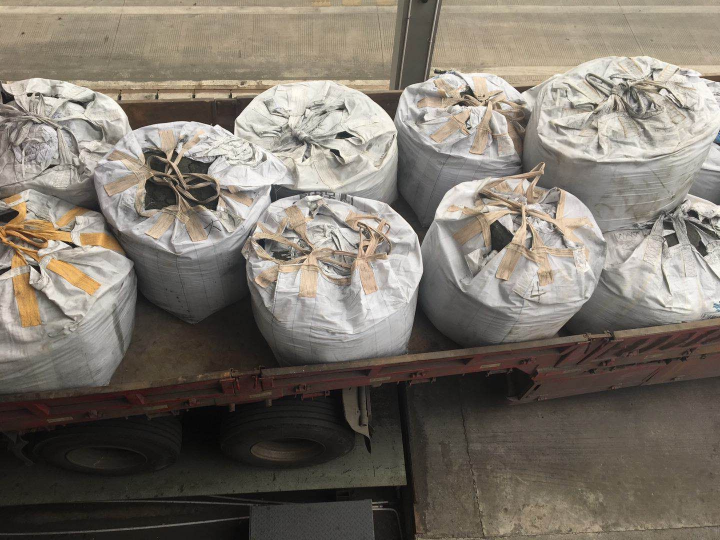
#> input picture find center and mark it/img2.jpg, 1440 x 1080 px (shown at 1/2 size)
$ python 'find center .py'   (older library calls are emulated)
#> lines starting #> are read from the running program, lines starting #| are printed output that depends on the picture; after the words box and inside, x2 and y2 are one past the last pixel; in counts of white or black regions, pixels touching at a corner belong together
#> further down, img is the input picture: shape (1080, 1440, 3); mean B, G, R 107.6, 117.3, 124.5
# -*- coding: utf-8 -*-
"""
Created on Mon Apr 29 20:41:26 2019

@author: dell
"""

# [39 lines of commented-out code are left out]

import numpy as np
import cv2
from matplotlib import pyplot as plt
def ROI(img,points):
    mask=np.zeros(img.shape,np.uint8)
    if img.shape[-1]>2:
        channel_count=img.shape[-1]
#> channel_count = 3
        ignore_mask_color=(255,)*channel_count#白色（255，255，255）
#> ignore_mask_color = (255, 255, 255)
    else:
        ignore_mask_color=255
    cv2.fillPoly(mask,points,ignore_mask_color)
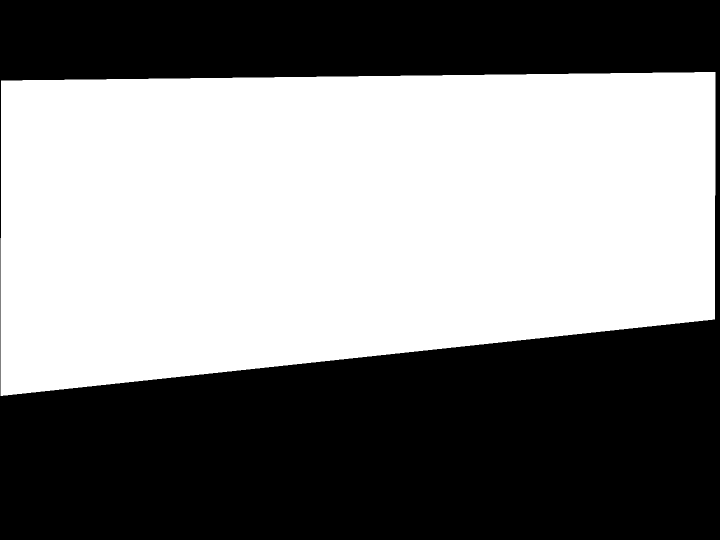
#> mask: shape (1080, 1440, 3) (shown at 1/2 size); 51.7% white; 1 black region, box (x1, y1, x2, y2) and area: (0, 0, 1440, 1080) 750741
    mask_img=cv2.bitwise_and(img,mask)
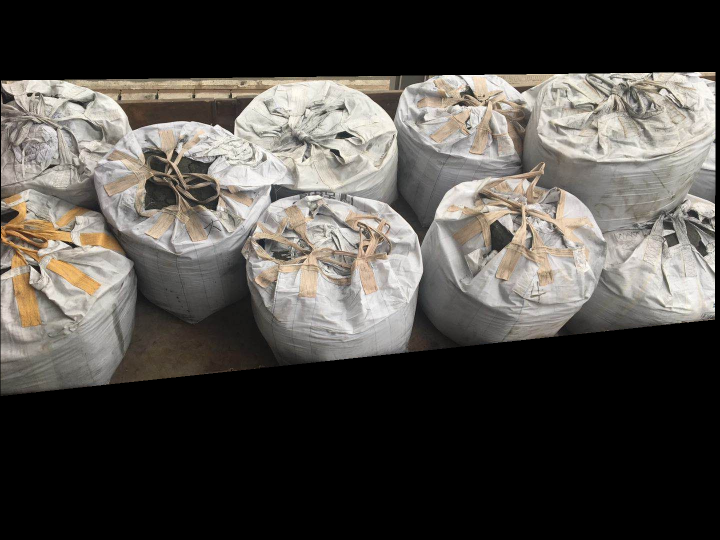
#> mask_img: shape (1080, 1440, 3) (shown at 1/2 size); mean B, G, R 72.3, 76.8, 79.9
    return mask_img
#img=cv2.imread('img.jpg')
img=cv2.imread("img2.jpg")
# [8 lines of commented-out code are left out]
points=np.array([[(2,161),(1430,144),(1429,638),(1,791)]])#img2

mask_img=ROI(img,points)
#cv2.imshow('ROI',mask_img)
#cv2.waitKey(0)
#cv2.destroyAllWindows()
img_1=cv2.pyrMeanShiftFiltering(mask_img,20,80)
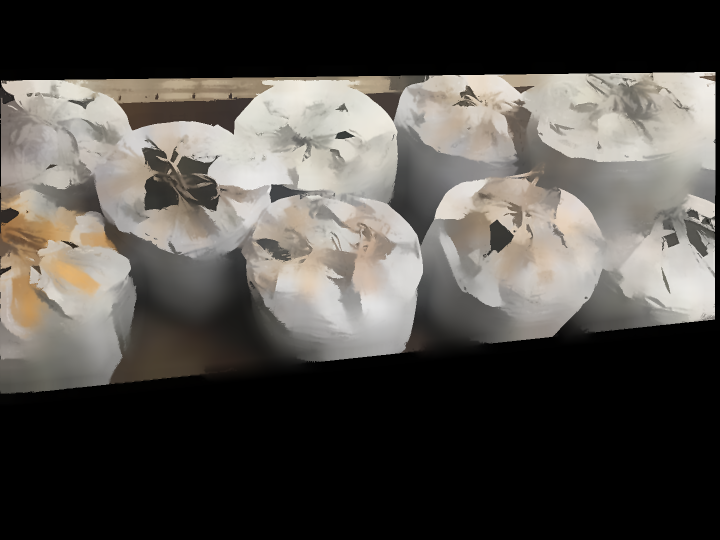
#> img_1: shape (1080, 1440, 3) (shown at 1/2 size); mean B, G, R 73.1, 77.6, 80.9
gray=cv2.cvtColor(img_1,cv2.COLOR_BGR2GRAY)
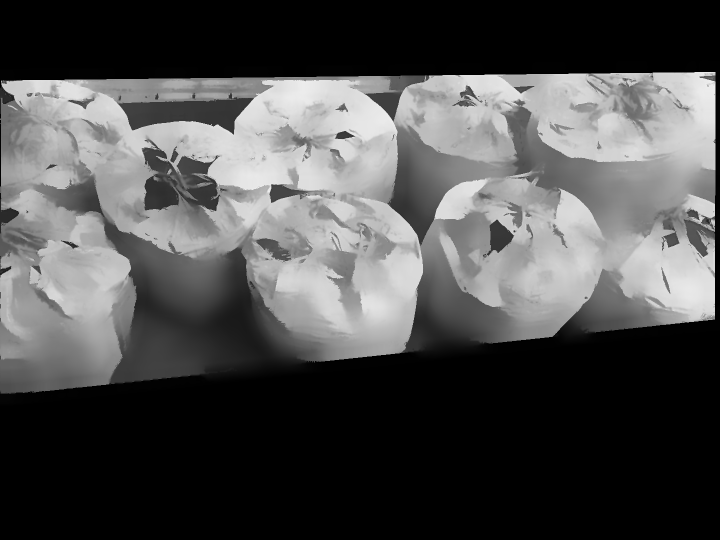
#> gray: shape (1080, 1440) (shown at 1/2 size); min 0, max 238, mean 78.1
ret,thresh=cv2.threshold(gray,0,255,cv2.THRESH_BINARY+cv2.THRESH_OTSU)
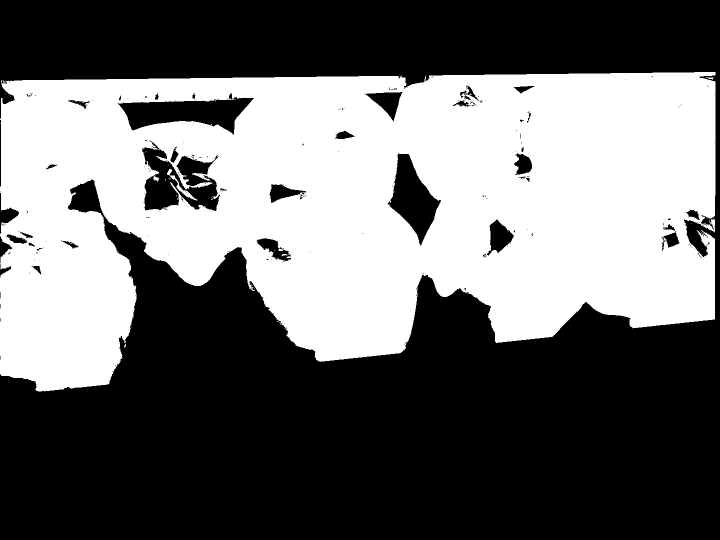
#> thresh: shape (1080, 1440) (shown at 1/2 size); 42.3% white; 58 white regions (54 under 20 px), largest, box (x1, y1, x2, y2) and area: (0, 144, 1431, 783) 657940, (334, 338, 395, 401) 478, (1411, 155, 1428, 160) 37, (563, 508, 575, 512) 30
#> ret = 90
cv2.imshow('thresh',thresh)
# [8 lines of commented-out code are left out]

$ run again, with find center and mark it/img.jpg copied over find center and mark it/img2.jpg
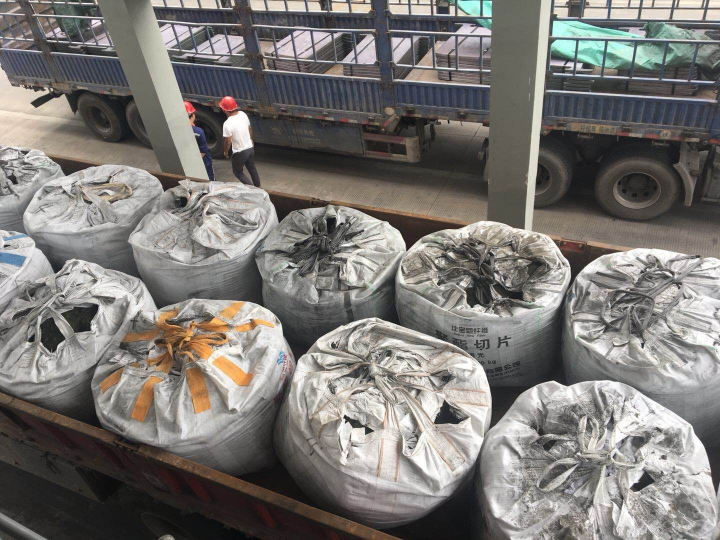
#> input picture find center and mark it/img.jpg, 1440 x 1080 px (shown at 1/2 size)
#> img is the input picture: shape (1080, 1440, 3); mean B, G, R 116.2, 119.6, 122.6
#> mask: shape (1080, 1440, 3); 51.7% white; 1 black region, box (x1, y1, x2, y2) and area: (0, 0, 1440, 1080) 750741
#> `img_1=cv2.pyrMeanShiftFiltering(mask_img,20,80)`:
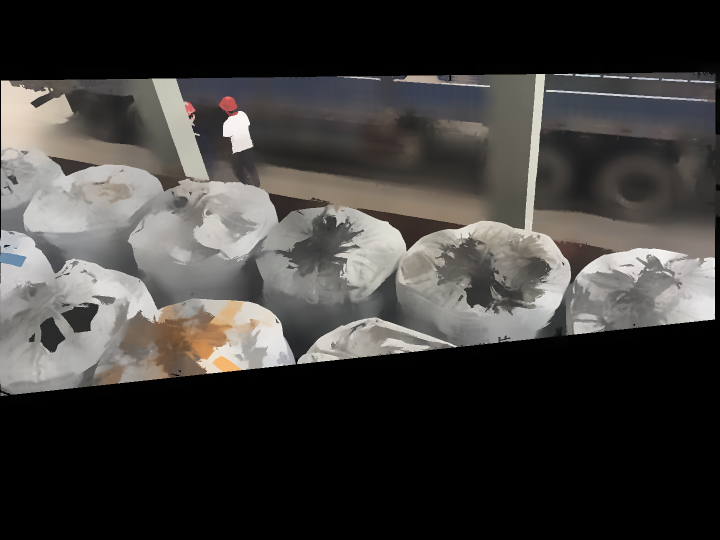
#> img_1: shape (1080, 1440, 3) (shown at 1/2 size); mean B, G, R 58.8, 60.9, 62.9
#> `ret,thresh=cv2.threshold(gray,0,255,cv2.THRESH_BINARY+cv2.THRESH_OTSU)`:
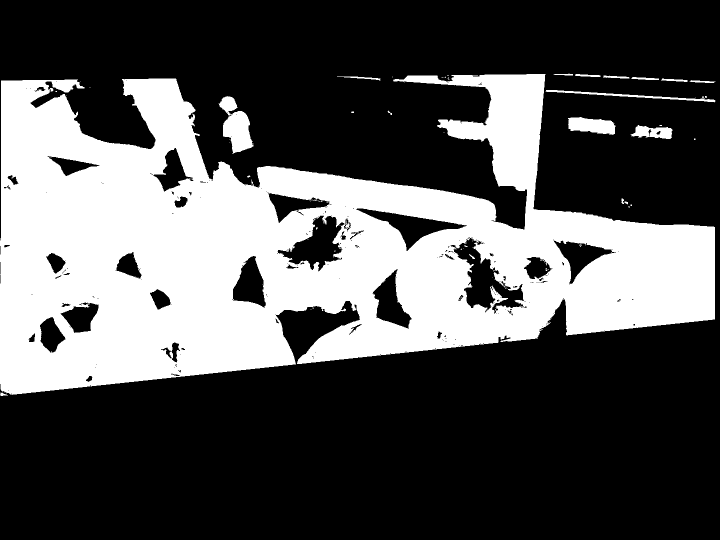
#> thresh: shape (1080, 1440) (shown at 1/2 size); 32.8% white; 84 white regions (66 under 20 px), largest, box (x1, y1, x2, y2) and area: (0, 148, 1430, 790) 498023, (437, 192, 507, 308) 4263, (1136, 234, 1231, 270) 2443
#> ret = 84

$ run again, with find center and mark it/jishu.png saved as find center and mark it/img2.jpg
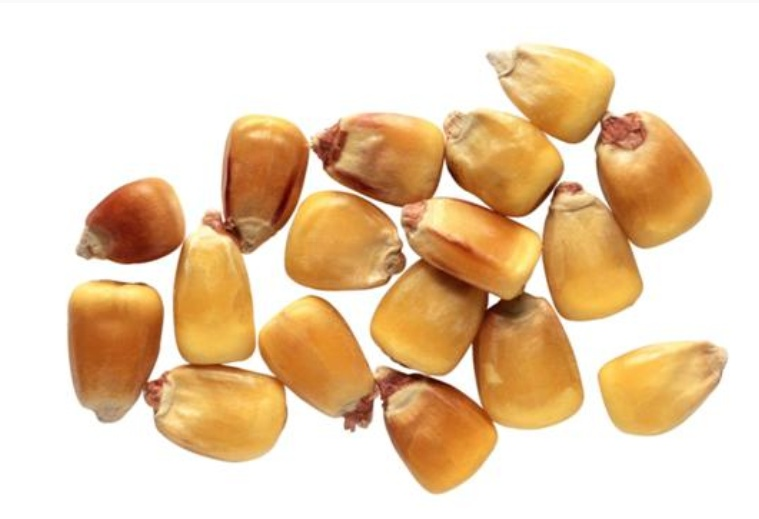
#> input picture find center and mark it/jishu.png, 759 x 519 px
#> img is the input picture: shape (519, 759, 3); mean B, G, R 176.9, 207.6, 233.7
#> in ROI, `cv2.fillPoly(mask,points,ignore_mask_color)`:
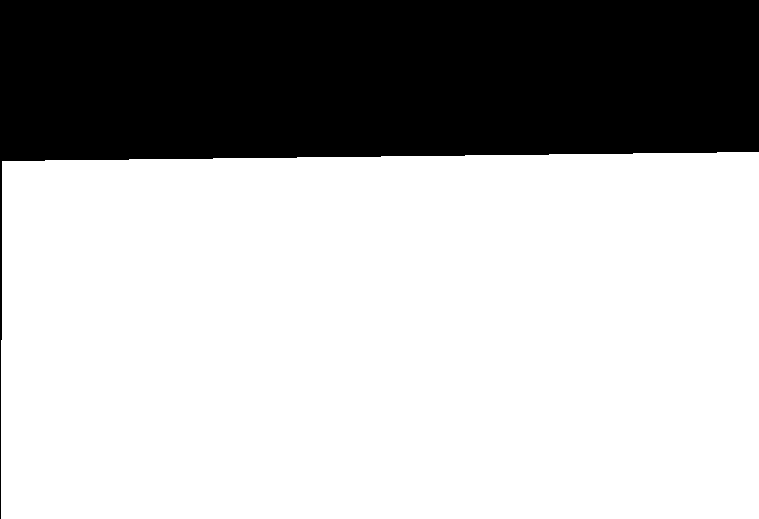
#> mask: shape (519, 759, 3); 69.7% white; 1 black region, box (x1, y1, x2, y2) and area: (0, 0, 759, 519) 119334
#> `ret,thresh=cv2.threshold(gray,0,255,cv2.THRESH_BINARY+cv2.THRESH_OTSU)`:
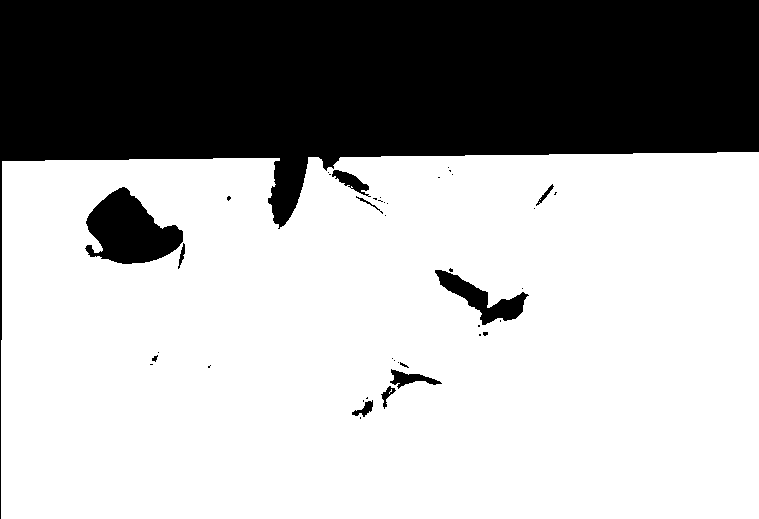
#> thresh: shape (519, 759); 67.2% white; 42 black regions (30 under 20 px), largest, box (x1, y1, x2, y2) and area: (0, 0, 759, 519) 121289, (85, 187, 183, 264) 4625, (435, 270, 529, 325) 1729
#> ret = 105
